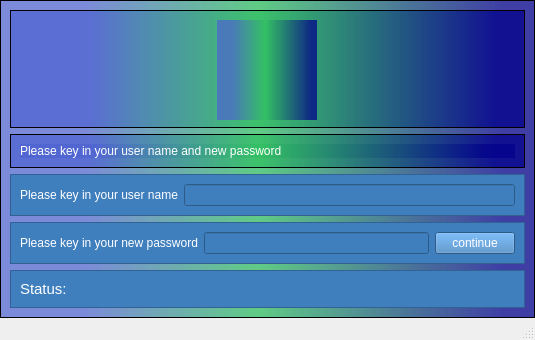
<?xml version="1.0" encoding="UTF-8"?>
<ui version="4.0">
 <class>changepasswordwindow</class>
 <widget class="QMainWindow" name="changepasswordwindow">
  <property name="windowModality">
   <enum>Qt::NonModal</enum>
  </property>
  <property name="geometry">
   <rect>
    <x>0</x>
    <y>0</y>
    <width>535</width>
    <height>340</height>
   </rect>
  </property>
  <property name="minimumSize">
   <size>
    <width>330</width>
    <height>200</height>
   </size>
  </property>
  <property name="contextMenuPolicy">
   <enum>Qt::ActionsContextMenu</enum>
  </property>
  <property name="windowTitle">
   <string>Forget Password-changepassword</string>
  </property>
  <widget class="QWidget" name="centralwidget">
   <layout class="QHBoxLayout" name="horizontalLayout">
    <property name="spacing">
     <number>0</number>
    </property>
    <property name="leftMargin">
     <number>0</number>
    </property>
    <property name="topMargin">
     <number>0</number>
    </property>
    <property name="rightMargin">
     <number>0</number>
    </property>
    <property name="bottomMargin">
     <number>0</number>
    </property>
    <item>
     <widget class="QFrame" name="Background">
      <property name="styleSheet">
       <string notr="true">background-color: qlineargradient(spread:repeat, x1:0, y1:0, x2:1, y2:0, stop:0.159091 rgba(77, 99, 208, 181), stop:0.482955 rgba(49, 192, 98, 192), stop:0.9375 rgba(2, 2, 139, 190));</string>
      </property>
      <property name="frameShape">
       <enum>QFrame::StyledPanel</enum>
      </property>
      <property name="frameShadow">
       <enum>QFrame::Raised</enum>
      </property>
      <layout class="QHBoxLayout" name="horizontalLayout_4">
       <item>
        <layout class="QVBoxLayout" name="verticalLayout">
         <item>
          <widget class="QFrame" name="Logo">
           <property name="frameShape">
            <enum>QFrame::StyledPanel</enum>
           </property>
           <property name="frameShadow">
            <enum>QFrame::Raised</enum>
           </property>
           <layout class="QHBoxLayout" name="horizontalLayout_5">
            <item alignment="Qt::AlignHCenter|Qt::AlignVCenter">
             <widget class="QLabel" name="label">
              <property name="sizePolicy">
               <sizepolicy hsizetype="Preferred" vsizetype="Preferred">
                <horstretch>0</horstretch>
                <verstretch>0</verstretch>
               </sizepolicy>
              </property>
              <property name="minimumSize">
               <size>
                <width>100</width>
                <height>100</height>
               </size>
              </property>
              <property name="maximumSize">
               <size>
                <width>100</width>
                <height>100</height>
               </size>
              </property>
              <property name="text">
               <string/>
              </property>
              <property name="pixmap">
               <pixmap>../../../../National_Chung_Cheng_University.svg.png</pixmap>
              </property>
              <property name="scaledContents">
               <bool>true</bool>
              </property>
             </widget>
            </item>
           </layout>
          </widget>
         </item>
         <item>
          <widget class="QFrame" name="frame_2">
           <property name="styleSheet">
            <string notr="true">color: rgb(255, 255, 255);</string>
           </property>
           <property name="frameShape">
            <enum>QFrame::StyledPanel</enum>
           </property>
           <property name="frameShadow">
            <enum>QFrame::Raised</enum>
           </property>
           <layout class="QHBoxLayout" name="horizontalLayout_8">
            <item>
             <widget class="QLabel" name="lbl_title">
              <property name="maximumSize">
               <size>
                <width>16777215</width>
                <height>15</height>
               </size>
              </property>
              <property name="text">
               <string>Please key in your user name and new password</string>
              </property>
             </widget>
            </item>
           </layout>
          </widget>
         </item>
         <item>
          <widget class="QFrame" name="email">
           <property name="styleSheet">
            <string notr="true">color: rgb(255, 255, 255);
background-color: rgb(63, 127, 190);</string>
           </property>
           <property name="frameShape">
            <enum>QFrame::StyledPanel</enum>
           </property>
           <property name="frameShadow">
            <enum>QFrame::Raised</enum>
           </property>
           <layout class="QHBoxLayout" name="horizontalLayout_6">
            <item>
             <layout class="QHBoxLayout" name="horizontalLayout_2">
              <property name="spacing">
               <number>6</number>
              </property>
              <item>
               <widget class="QLabel" name="lbl_enail">
                <property name="text">
                 <string>Please key in your user name</string>
                </property>
               </widget>
              </item>
              <item>
               <widget class="QLineEdit" name="txt_email"/>
              </item>
             </layout>
            </item>
           </layout>
          </widget>
         </item>
         <item>
          <widget class="QFrame" name="frame">
           <property name="styleSheet">
            <string notr="true">color: rgb(255, 255, 255);
background-color: rgb(63, 127, 190);</string>
           </property>
           <property name="frameShape">
            <enum>QFrame::StyledPanel</enum>
           </property>
           <property name="frameShadow">
            <enum>QFrame::Raised</enum>
           </property>
           <layout class="QHBoxLayout" name="horizontalLayout_7">
            <item>
             <layout class="QHBoxLayout" name="horizontalLayout_9">
              <item>
               <widget class="QLabel" name="txt_password">
                <property name="text">
                 <string>Please key in your new password</string>
                </property>
               </widget>
              </item>
              <item>
               <widget class="QLineEdit" name="txt_new_password"/>
              </item>
              <item>
               <widget class="QPushButton" name="btm_continue">
                <property name="text">
                 <string>continue</string>
                </property>
               </widget>
              </item>
             </layout>
            </item>
           </layout>
          </widget>
         </item>
         <item>
          <widget class="QFrame" name="frame_3">
           <property name="styleSheet">
            <string notr="true">color: rgb(255, 255, 255);
background-color: rgb(63, 127, 190);</string>
           </property>
           <property name="frameShape">
            <enum>QFrame::StyledPanel</enum>
           </property>
           <property name="frameShadow">
            <enum>QFrame::Raised</enum>
           </property>
           <layout class="QHBoxLayout" name="horizontalLayout_10">
            <item>
             <layout class="QHBoxLayout" name="horizontalLayout_11">
              <property name="sizeConstraint">
               <enum>QLayout::SetDefaultConstraint</enum>
              </property>
              <property name="leftMargin">
               <number>0</number>
              </property>
              <item>
               <widget class="QLabel" name="txt_status">
                <property name="enabled">
                 <bool>true</bool>
                </property>
                <property name="sizePolicy">
                 <sizepolicy hsizetype="Fixed" vsizetype="Fixed">
                  <horstretch>0</horstretch>
                  <verstretch>0</verstretch>
                 </sizepolicy>
                </property>
                <property name="font">
                 <font>
                  <pointsize>11</pointsize>
                 </font>
                </property>
                <property name="text">
                 <string>Status:</string>
                </property>
               </widget>
              </item>
              <item>
               <widget class="QLabel" name="txt_result">
                <property name="font">
                 <font>
                  <pointsize>11</pointsize>
                 </font>
                </property>
                <property name="text">
                 <string/>
                </property>
               </widget>
              </item>
             </layout>
            </item>
           </layout>
          </widget>
         </item>
         <item>
          <layout class="QHBoxLayout" name="horizontalLayout_3"/>
         </item>
        </layout>
       </item>
      </layout>
     </widget>
    </item>
   </layout>
  </widget>
  <widget class="QStatusBar" name="statusbar"/>
 </widget>
 <resources/>
 <connections/>
</ui>
